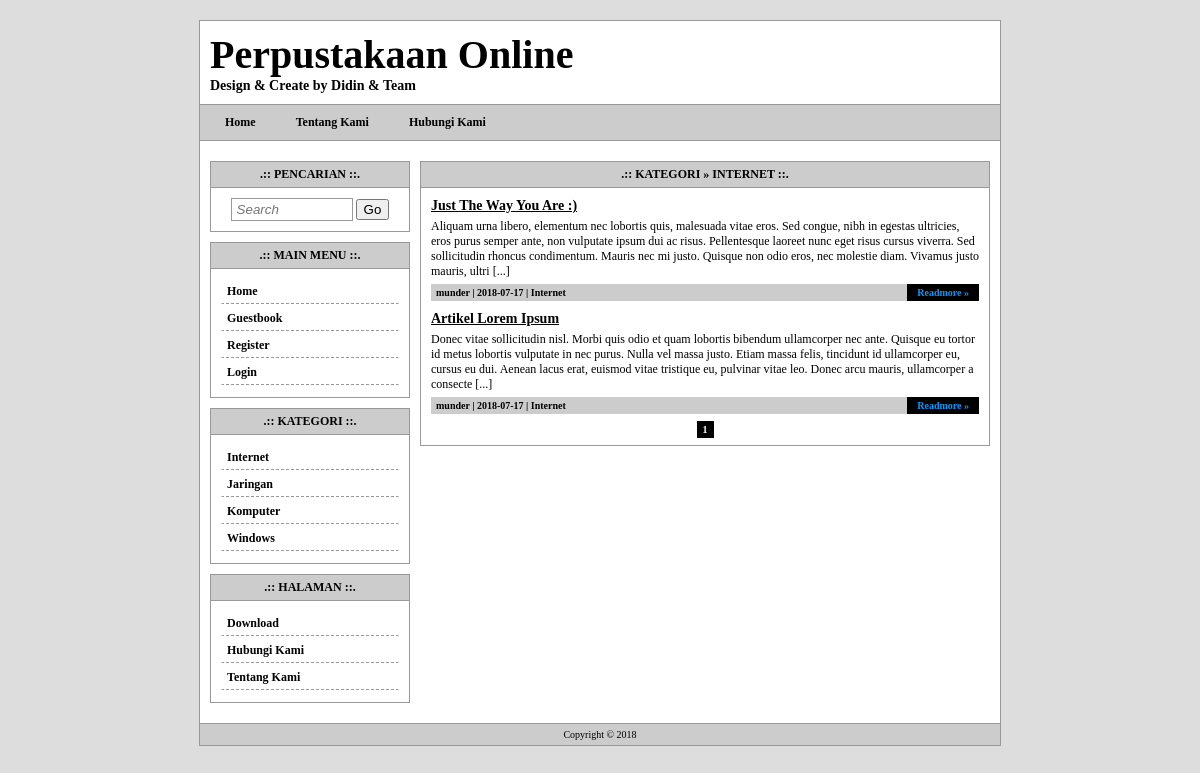
/category.php?id=2, run on the app's committed database.
### tables this page shows
CREATE TABLE `tw_page` (
  `page_id` int(11) NOT NULL,
  `page_user` varchar(32) NOT NULL,
  `page_date` date NOT NULL,
  `page_title` varchar(255) NOT NULL,
  `page_body` text NOT NULL,
  `page_top` int(2) NOT NULL
);

CREATE TABLE `tw_category` (
  `cat_id` int(11) NOT NULL,
  `cat_name` varchar(32) NOT NULL
);

CREATE TABLE `tw_blog` (
  `blog_id` int(11) NOT NULL,
  `blog_user` varchar(32) NOT NULL,
  `blog_cat_id` int(11) NOT NULL,
  `blog_date` date NOT NULL,
  `blog_title` varchar(255) NOT NULL,
  `blog_body` text NOT NULL
);

### category.php (the view, shortened to what this page needs)
<?php
include'template/overall/header.php';
$id = abs((int)$_GET['id']);
$get_cat = mysqli_fetch_assoc(mysqli_query($koneksi, "SELECT * FROM tw_category WHERE cat_id='$id'"));
$dataPerPage = 5;
if(isset($_GET['page'])){
	$noPage = $_GET['page'];
}else{
	$noPage = 1;
}
$offset = ($noPage - 1) * $dataPerPage;
echo '<div class="content-title">.:: Kategori &raquo; '.$get_cat['cat_name'].' ::.</div>';
echo '<div class="content-body">';
$sql = mysqli_query($koneksi, "SELECT * FROM tw_blog WHERE blog_cat_id='$id' ORDER BY blog_id DESC LIMIT $offset, $dataPerPage");
if(mysqli_num_rows($sql) == 0){
	echo 'Artikel Belum Ada';
}else{
	while($data = mysqli_fetch_assoc($sql)){
		$cat_id = $data['blog_cat_id'];
		$cat = mysqli_query($koneksi, "SELECT * FROM tw_category WHERE cat_id='$cat_id'");
		$data_cat = mysqli_fetch_assoc($cat);
		echo '<div id="blog">';
		echo '<div class="blog-title">'.$data['blog_title'].'</div>';
		echo '<div class="blog-desc">'.substr($data['blog_body'],0,350).' [...]</div>';
		echo '<div class="blog-info">';
		echo $data['blog_user'].' | '.$data['blog_date'].' | '.$data_cat['cat_name'];
		echo '<a class="more" href="single.php?id='.$data['blog_id'].'">Readmore &raquo;</a>';
		echo '</div>';
		echo '</div>';
	}
	$query = "SELECT COUNT(blog_id) AS jumData FROM tw_blog WHERE blog_cat_id='$id'";
	$hasil = mysqli_query($koneksi, $query);
	$row = mysqli_fetch_array($hasil);
	$jumData = $row['jumData'];
	$jumPage = ceil($jumData/$dataPerPage);
	echo '<div class="paging">';
	for($page = 1; $page <= $jumPage; $page++){
		if ((($page >= $noPage - 3) && ($page <= $noPage + 3)) || ($page == 1) || ($page == $jumPage)){
			if ($page == $noPage) echo " <b>".$page."</b> ";
			else echo " <a href='".$_SERVER['PHP_SELF']."?id=".$id."&page=".$page."'>".$page."</a> ";
		 }
	}
	echo '</div>';
}
echo '</div>';
include'template/overall/footer.php';
?>

### template/menu.php
<?php
$sql = mysqli_query($koneksi, "SELECT * FROM tw_page WHERE page_top=1 ORDER BY page_id ASC");
if(mysqli_num_rows($sql) != 0){
	echo '<a href="index.php">Home</a>';
	while($data = mysqli_fetch_assoc($sql)){
		echo '<a href="page.php?id='.$data['page_id'].'">'.$data['page_title'].'</a>';
	}
}
?>

### template/widget/category.php
<div class="widget-title">.:: Kategori ::.</div>
<div class="widget-body">
    <?php
	$sql = mysqli_query($koneksi, "SELECT * FROM tw_category ORDER BY cat_name ASC");
	if(mysqli_num_rows($sql) != 0){
		while($data = mysqli_fetch_assoc($sql)){
			echo '<a class="menu" href="category.php?id='.$data['cat_id'].'">'.$data['cat_name'].'</a>';
		}
	}
	?>
</div>

### template/widget/page.php
<div class="widget-title">.:: Halaman ::.</div>
<div class="widget-body">
    <?php
	$sql = mysqli_query($koneksi, "SELECT * FROM tw_page ORDER BY page_title ASC");
	if(mysqli_num_rows($sql) != 0){
		while($data = mysqli_fetch_assoc($sql)){
			echo '<a class="menu" href="page.php?id='.$data['page_id'].'">'.$data['page_title'].'</a>';
		}
	}
	?>
</div>

### style.css (style rules this page uses)
body { font-family:tahoma; font-size:12px; background:#DDD; padding:0; margin:0; }
a { color:#0099FF; text-decoration:none; }
#menu a { text-decoration:none; color:#000000; font-weight:bold; padding:3px 15px; margin-right:10px; }
#widget .widget-title { background:#CCC; padding:5px 10px; font-weight:bold; border:1px solid #999; text-align:center; text-transform:uppercase; }
#widget .widget-body { padding:10px; border:1px solid #999; border-top:none; margin-bottom:10px; }
#widget .widget-body a.menu { display:block; padding:4px 5px; margin-bottom:2px; border:1px solid #FFF; border-bottom:1px dashed #999; color:#000; font-weight:bold; }
#content .content-title { background:#CCC; padding:5px 10px; font-weight:bold; border:1px solid #999; text-align:center; text-transform:uppercase; }
#content .content-body { padding:10px; border:1px solid #999; border-top:none; margin-bottom:10px; }
#content .content-body #blog { margin-bottom:10px; }
#content .content-body #blog .blog-title { font-weight:bold; font-size:14px; text-decoration:underline; }
#content .content-body #blog .blog-desc { margin:5px 0px; }
#content .content-body #blog .blog-info { background:#CCC; padding:3px 5px; font-size:10px; font-weight:bold; }
#content .content-body #blog .blog-info a.more { float:right; background:#000000; padding:3px 10px; margin-top:-3px; margin-right:-5px; }
.paging { text-align:center; font-size:10px; }
.paging b { border:1px solid #000; padding:2px 5px; background:#000; color:#FFF; font-weight:bold; }

### data on the page
tw_page: page_title "Tentang Kami"
tw_page: page_title "Hubungi Kami"
tw_category: cat_name "Internet", cat_name "INTERNET"
tw_category: cat_name "Jaringan"
tw_category: cat_name "Komputer"
tw_category: cat_name "Windows"
tw_page: page_title "Download"
tw_blog: blog_title "Just The Way You Are :)", blog_body "Aliquam urna libero, elementum nec lobortis quis, malesuada vitae eros. Sed congue, nibh in egestas ultricies, eros purus semper ante, non vulputate ipsum dui ac risus. Pellentesque laoreet nunc eget risus cursus viverra. Sed sollicitudin rhoncus condimentum. Mauris nec mi justo. Quisque non odio eros, nec molestie diam. Vivamus justo mauris, ultri", blog_user "munder", blog_date "2018-07-17", tw_category.cat_name "Internet"
tw_blog: blog_title "Artikel Lorem Ipsum", blog_body "Donec vitae sollicitudin nisl. Morbi quis odio et quam lobortis bibendum ullamcorper nec ante. Quisque eu tortor id metus lobortis vulputate in nec purus. Nulla vel massa justo. Etiam massa felis, tincidunt id ullamcorper eu, cursus eu dui. Aenean lacus erat, euismod vitae tristique eu, pulvinar vitae leo. Donec arcu mauris, ullamcorper a consecte", blog_user "munder", blog_date "2018-07-17", tw_category.cat_name "Internet"
